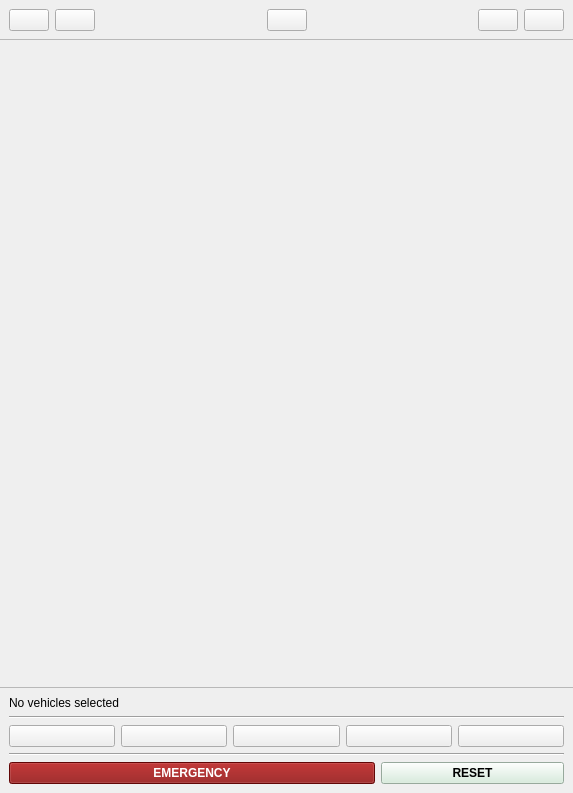
<?xml version="1.0" encoding="UTF-8"?>
<ui version="4.0">
 <class>FleetControlWidget</class>
 <widget class="QWidget" name="FleetControlWidget">
  <property name="geometry">
   <rect>
    <x>0</x>
    <y>0</y>
    <width>573</width>
    <height>793</height>
   </rect>
  </property>
  <property name="windowTitle">
   <string>Form</string>
  </property>
  <layout class="QVBoxLayout" name="verticalLayout_2">
   <property name="spacing">
    <number>0</number>
   </property>
   <property name="leftMargin">
    <number>0</number>
   </property>
   <property name="topMargin">
    <number>0</number>
   </property>
   <property name="rightMargin">
    <number>0</number>
   </property>
   <property name="bottomMargin">
    <number>0</number>
   </property>
   <item>
    <widget class="QWidget" name="vehicleListControls" native="true">
     <property name="styleSheet">
      <string notr="true">#vehicleListControls { border-bottom: 1px solid palette(mid); }</string>
     </property>
     <layout class="QHBoxLayout" name="horizontalLayout_9">
      <property name="leftMargin">
       <number>9</number>
      </property>
      <property name="topMargin">
       <number>9</number>
      </property>
      <property name="rightMargin">
       <number>9</number>
      </property>
      <property name="bottomMargin">
       <number>9</number>
      </property>
      <item>
       <widget class="QPushButton" name="selectAllButton">
        <property name="enabled">
         <bool>true</bool>
        </property>
        <property name="toolTip">
         <string>Select all</string>
        </property>
        <property name="text">
         <string/>
        </property>
        <property name="icon">
         <iconset resource="resources.qrc">
          <normaloff>:/custom_icons/selecting-all-checkmark-icon.svg</normaloff>:/custom_icons/selecting-all-checkmark-icon.svg</iconset>
        </property>
       </widget>
      </item>
      <item>
       <widget class="QPushButton" name="deselectAllButton">
        <property name="enabled">
         <bool>true</bool>
        </property>
        <property name="toolTip">
         <string>Deselect all</string>
        </property>
        <property name="text">
         <string/>
        </property>
        <property name="icon">
         <iconset resource="resources.qrc">
          <normaloff>:/custom_icons/uncheck-all-icon.svg</normaloff>:/custom_icons/uncheck-all-icon.svg</iconset>
        </property>
       </widget>
      </item>
      <item>
       <spacer name="horizontalSpacer_4">
        <property name="orientation">
         <enum>Qt::Horizontal</enum>
        </property>
        <property name="sizeHint" stdset="0">
         <size>
          <width>40</width>
          <height>20</height>
         </size>
        </property>
       </spacer>
      </item>
      <item>
       <widget class="QPushButton" name="clearTracksButton">
        <property name="toolTip">
         <string>&lt;html&gt;&lt;head/&gt;&lt;body&gt;&lt;p&gt;Clear tracks&lt;/p&gt;&lt;/body&gt;&lt;/html&gt;</string>
        </property>
        <property name="text">
         <string/>
        </property>
        <property name="icon">
         <iconset resource="resources.qrc">
          <normaloff>:/custom_icons/eraser-icon.svg</normaloff>:/custom_icons/eraser-icon.svg</iconset>
        </property>
       </widget>
      </item>
      <item>
       <spacer name="horizontalSpacer">
        <property name="orientation">
         <enum>Qt::Horizontal</enum>
        </property>
        <property name="sizeHint" stdset="0">
         <size>
          <width>40</width>
          <height>20</height>
         </size>
        </property>
       </spacer>
      </item>
      <item>
       <widget class="QPushButton" name="expandAllButton">
        <property name="enabled">
         <bool>true</bool>
        </property>
        <property name="toolTip">
         <string>Expand all</string>
        </property>
        <property name="text">
         <string/>
        </property>
        <property name="icon">
         <iconset resource="resources.qrc">
          <normaloff>:/custom_icons/expand-all-arrow-icon.svg</normaloff>:/custom_icons/expand-all-arrow-icon.svg</iconset>
        </property>
       </widget>
      </item>
      <item>
       <widget class="QPushButton" name="collapseAllButton">
        <property name="enabled">
         <bool>true</bool>
        </property>
        <property name="toolTip">
         <string>Collapse all</string>
        </property>
        <property name="text">
         <string/>
        </property>
        <property name="icon">
         <iconset resource="resources.qrc">
          <normaloff>:/custom_icons/collapse-all-arrow-icon.svg</normaloff>:/custom_icons/collapse-all-arrow-icon.svg</iconset>
        </property>
       </widget>
      </item>
     </layout>
    </widget>
   </item>
   <item>
    <widget class="QScrollArea" name="vehicleListScrollArea">
     <property name="frameShape">
      <enum>QFrame::NoFrame</enum>
     </property>
     <property name="horizontalScrollBarPolicy">
      <enum>Qt::ScrollBarAlwaysOff</enum>
     </property>
     <property name="sizeAdjustPolicy">
      <enum>QAbstractScrollArea::AdjustToContents</enum>
     </property>
     <property name="widgetResizable">
      <bool>true</bool>
     </property>
     <widget class="QWidget" name="vehicleList">
      <property name="geometry">
       <rect>
        <x>0</x>
        <y>0</y>
        <width>573</width>
        <height>645</height>
       </rect>
      </property>
      <property name="layoutDirection">
       <enum>Qt::LeftToRight</enum>
      </property>
      <layout class="QVBoxLayout" name="vehicleListVLayout">
       <property name="spacing">
        <number>0</number>
       </property>
       <property name="leftMargin">
        <number>0</number>
       </property>
       <property name="topMargin">
        <number>0</number>
       </property>
       <property name="rightMargin">
        <number>0</number>
       </property>
       <property name="bottomMargin">
        <number>0</number>
       </property>
      </layout>
     </widget>
    </widget>
   </item>
   <item>
    <widget class="QWidget" name="vehicleControls" native="true">
     <property name="enabled">
      <bool>true</bool>
     </property>
     <property name="styleSheet">
      <string notr="true">#vehicleControls { border-top: 1px solid palette(mid); }</string>
     </property>
     <layout class="QVBoxLayout" name="verticalLayout">
      <item>
       <widget class="QLabel" name="vehiclesSelectedLabel">
        <property name="text">
         <string>No vehicles selected</string>
        </property>
        <property name="wordWrap">
         <bool>true</bool>
        </property>
       </widget>
      </item>
      <item>
       <widget class="Line" name="vehicleControlsSeparator_2">
        <property name="orientation">
         <enum>Qt::Horizontal</enum>
        </property>
       </widget>
      </item>
      <item>
       <widget class="QWidget" name="missionControls" native="true">
        <layout class="QHBoxLayout" name="horizontalLayout_10">
         <property name="leftMargin">
          <number>0</number>
         </property>
         <property name="topMargin">
          <number>0</number>
         </property>
         <property name="rightMargin">
          <number>0</number>
         </property>
         <property name="bottomMargin">
          <number>0</number>
         </property>
         <item>
          <widget class="QPushButton" name="uploadMissionPlanButton">
           <property name="enabled">
            <bool>true</bool>
           </property>
           <property name="toolTip">
            <string>Upload mission plan</string>
           </property>
           <property name="text">
            <string/>
           </property>
           <property name="icon">
            <iconset resource="resources.qrc">
             <normaloff>:/custom_icons/file-upload-export-color-icon.svg</normaloff>:/custom_icons/file-upload-export-color-icon.svg</iconset>
           </property>
          </widget>
         </item>
         <item>
          <widget class="QPushButton" name="skipTaskButton">
           <property name="enabled">
            <bool>true</bool>
           </property>
           <property name="toolTip">
            <string>Skip current task</string>
           </property>
           <property name="text">
            <string/>
           </property>
           <property name="icon">
            <iconset resource="resources.qrc">
             <normaloff>:/custom_icons/music-player-forward-square-black-outline-icon.svg</normaloff>:/custom_icons/music-player-forward-square-black-outline-icon.svg</iconset>
           </property>
          </widget>
         </item>
         <item>
          <widget class="QPushButton" name="pauseButton">
           <property name="enabled">
            <bool>true</bool>
           </property>
           <property name="toolTip">
            <string>Pause</string>
           </property>
           <property name="text">
            <string/>
           </property>
           <property name="icon">
            <iconset resource="resources.qrc">
             <normaloff>:/custom_icons/music-player-pause-square-black-outline-icon.svg</normaloff>:/custom_icons/music-player-pause-square-black-outline-icon.svg</iconset>
           </property>
          </widget>
         </item>
         <item>
          <widget class="QPushButton" name="continueButton">
           <property name="toolTip">
            <string>Continue</string>
           </property>
           <property name="text">
            <string/>
           </property>
           <property name="icon">
            <iconset resource="resources.qrc">
             <normaloff>:/custom_icons/music-player-play-square-black-outline-icon.svg</normaloff>:/custom_icons/music-player-play-square-black-outline-icon.svg</iconset>
           </property>
          </widget>
         </item>
         <item>
          <widget class="QPushButton" name="abortMissionButton">
           <property name="enabled">
            <bool>true</bool>
           </property>
           <property name="toolTip">
            <string>Abort mission</string>
           </property>
           <property name="styleSheet">
            <string notr="true"/>
           </property>
           <property name="text">
            <string/>
           </property>
           <property name="icon">
            <iconset resource="resources.qrc">
             <normaloff>:/custom_icons/music-player-stop-square-icon.svg</normaloff>:/custom_icons/music-player-stop-square-icon.svg</iconset>
           </property>
          </widget>
         </item>
        </layout>
       </widget>
      </item>
      <item>
       <widget class="Line" name="vehicleControlsSeparator">
        <property name="orientation">
         <enum>Qt::Horizontal</enum>
        </property>
       </widget>
      </item>
      <item>
       <layout class="QHBoxLayout" name="horizontalLayout_2">
        <item>
         <widget class="QPushButton" name="emergencyButton">
          <property name="enabled">
           <bool>true</bool>
          </property>
          <property name="sizePolicy">
           <sizepolicy hsizetype="Minimum" vsizetype="Fixed">
            <horstretch>2</horstretch>
            <verstretch>0</verstretch>
           </sizepolicy>
          </property>
          <property name="toolTip">
           <string>Emergency</string>
          </property>
          <property name="styleSheet">
           <string notr="true">:enabled {
  background-color: #880808;
  color: white;
  font-weight: bold;
}
            </string>
          </property>
          <property name="text">
           <string>EMERGENCY</string>
          </property>
         </widget>
        </item>
        <item>
         <widget class="QPushButton" name="resetEmergencyButton">
          <property name="sizePolicy">
           <sizepolicy hsizetype="Minimum" vsizetype="Fixed">
            <horstretch>1</horstretch>
            <verstretch>0</verstretch>
           </sizepolicy>
          </property>
          <property name="toolTip">
           <string>Reset emergency</string>
          </property>
          <property name="styleSheet">
           <string notr="true">:enabled {
  background-color: #d4edda;
  color: black;
  font-weight: bold;
}</string>
          </property>
          <property name="text">
           <string>RESET</string>
          </property>
          <property name="icon">
           <iconset resource="resources.qrc">
            <normaloff>:/custom_icons/system.svg</normaloff>:/custom_icons/system.svg</iconset>
          </property>
         </widget>
        </item>
       </layout>
      </item>
     </layout>
    </widget>
   </item>
  </layout>
 </widget>
 <tabstops>
  <tabstop>selectAllButton</tabstop>
  <tabstop>deselectAllButton</tabstop>
  <tabstop>expandAllButton</tabstop>
  <tabstop>collapseAllButton</tabstop>
  <tabstop>vehicleListScrollArea</tabstop>
  <tabstop>skipTaskButton</tabstop>
  <tabstop>pauseButton</tabstop>
  <tabstop>abortMissionButton</tabstop>
 </tabstops>
 <resources>
  <include location="resources.qrc"/>
 </resources>
 <connections/>
</ui>
